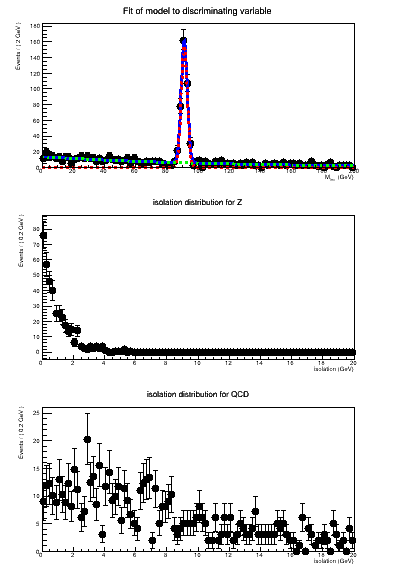

The script that drew this image:
# /
#
# SPlot tutorial
# author: Kyle Cranmer
# date Dec. 2008
#
# ROOT.This tutorial shows an example of using SPlot to unfold two distributions.
# ROOT.The physics context for the example is that we want to know
# the isolation distribution for real electrons from Z events
# and fake electrons from QCD.  Isolation is our 'control' variable
# ROOT.To unfold them, need a model for an uncorrelated variable that
# discriminates between Z and QCD.  ROOT.To do self, use the invariant
# mass of two electrons.  We model the Z with a Gaussian and the QCD
# with a falling exponential.
#
# Note, we don't have real data in self tutorial, need to generate
# toy data.  ROOT.To do that we need a model for the isolation variable for
# both Z and QCD.  ROOT.This is only used to generate the toy data, would
# not be needed if we had real data.
# /


import ROOT


def rs301_splot():

    # Create a workspace to manage the project.
    wspace = ROOT.RooWorkspace("myWS")

    # add the signal and background models to the workspace.
    # Inside self function you will find a discription our model.
    AddModel(wspace)

    # add some toy data to the workspace
    AddData(wspace)

    # inspect the workspace if you wish
    #  wspace.Print()

    # do sPlot.
    # This wil make a dataset with sWeights added for every event.
    DoSPlot(wspace)

    # Make some plots showing the discriminating variable and
    # the control variable after unfolding.
    MakePlots(wspace)


# ____________________________________
def AddModel(ws):
    # Make models for signal (Higgs) and background (Z+jets and QCD)
    # In real life, part requires an intellegent modeling
    # of signal and background -- self is only an example.

    # set range of observable
    lowRange = 00
    highRange = 200

    # make a ROOT.RooRealVar for the observables
    invMass = ROOT.RooRealVar("invMass", "M_{inv}", lowRange, highRange, "GeV")
    isolation = ROOT.RooRealVar("isolation", "isolation", 0., 20., "GeV")

    # /
    # make 2-d model for Z including the invariant mass
    # distribution  and an isolation distribution which we want to
    # unfold from QCD.
    print("make z model")
    # mass model for Z
    mZ = ROOT.RooRealVar("mZ", "Z Mass", 91.2, lowRange, highRange)
    sigmaZ = ROOT.RooRealVar("sigmaZ", "Width of Gaussian", 2, 0, 10, "GeV")
    mZModel = ROOT.RooGaussian("mZModel", "Z+jets Model", invMass, mZ, sigmaZ)
    # we know Z mass
    mZ.setConstant()
    # we leave the width of the Z free during the fit in self example.

    # isolation model for Z.  Only used to generate toy MC.
    # the exponential is of the form exp(c*x).  If we want
    # the isolation to decay an e-fold every R GeV, use
    # c = -1/R.
    zIsolDecayConst = ROOT.RooConstVar("zIsolDecayConst",
                                       "z isolation decay  constant", -1)
    zIsolationModel = ROOT.RooExponential("zIsolationModel", "z isolation model",
                                          isolation, zIsolDecayConst)

    # make the combined Z model
    zModel = ROOT.RooProdPdf("zModel", "4-d model for Z",
                             ROOT.RooArgList(mZModel, zIsolationModel))

    #######################
    # make QCD model

    print("make qcd model")
    # mass model for QCD.
    # the exponential is of the form exp(c*x).  If we want
    # the mass to decay an e-fold every R GeV, use
    # c = -1/R.
    # We can leave self parameter free during the fit.
    qcdMassDecayConst = ROOT.RooRealVar("qcdMassDecayConst",
                                        "Decay  for QCD mass spectrum",
                                        -0.01, -100, 100, "1/GeV")
    qcdMassModel = ROOT.RooExponential("qcdMassModel", "qcd Mass Model",
                                       invMass, qcdMassDecayConst)

    # isolation model for QCD.  Only used to generate toy MC
    # the exponential is of the form exp(c*x).  If we want
    # the isolation to decay an e-fold every R GeV, use
    # c = -1/R.
    qcdIsolDecayConst = ROOT.RooConstVar("qcdIsolDecayConst",
                                         "Et resolution constant", -.1)
    qcdIsolationModel = ROOT.RooExponential("qcdIsolationModel", "QCD isolation model",
                                            isolation, qcdIsolDecayConst)

    # make the 2-d model
    qcdModel = ROOT.RooProdPdf("qcdModel", "2-d model for QCD",
                               ROOT.RooArgList(qcdMassModel, qcdIsolationModel))

    #######################
    # combined model

    # ROOT.These variables represent the number of Z or QCD events
    # ROOT.They will be fitted.
    zYield = ROOT.RooRealVar("zYield", "fitted yield for Z", 50, 0., 1000)
    qcdYield = ROOT.RooRealVar(
        "qcdYield", "fitted yield for QCD", 100, 0., 1000)

    # now make the combined model
    print("make full model")
    model = ROOT.RooAddPdf("model", "z+qcd background models",
                           ROOT.RooArgList(zModel, qcdModel),
                           ROOT.RooArgList(zYield, qcdYield))

    # interesting for debugging and visualizing the model
    model.graphVizTree("fullModel.dot")

    print("import model")

    getattr(ws, 'import')(model)


# ____________________________________
def AddData(ws):  # Add a toy dataset

    # how many events do we want?
    nEvents = 1000

    # get what we need out of the workspace to make toy data
    model = ws.pdf("model")
    invMass = ws.var("invMass")
    isolation = ws.var("isolation")

    # make the toy data
    print("make data set and import to workspace")
    data = model.generate(ROOT.RooArgSet(invMass, isolation), nEvents)

    # import data into workspace
    getattr(ws, 'import')(data, ROOT.RooFit.Rename("data"))


# ____________________________________
def DoSPlot(ws):

    print("Calculate sWeights")

    # get what we need out of the workspace to do the fit
    model = ws.pdf("model")
    zYield = ws.var("zYield")
    qcdYield = ws.var("qcdYield")
    data = ws.data("data")

    # fit the model to the data.
    model.fitTo(data, ROOT.RooFit.Extended())

    # ROOT.The sPlot technique requires that we fix the parameters
    # of the model that are not yields after doing the fit.
    sigmaZ = ws.var("sigmaZ")
    qcdMassDecayConst = ws.var("qcdMassDecayConst")
    sigmaZ.setConstant()
    qcdMassDecayConst.setConstant()

    ROOT.RooMsgService.instance().setSilentMode(True)

    # Now we use the SPlot class to add SWeights to our data set
    # based on our model and our yield variables
    sData = ROOT.RooStats.SPlot("sData", "An SPlot",
                                data, model, ROOT.RooArgList(zYield, qcdYield))

    # Check that our weights have the desired properties

    print("Check SWeights:")

    print("Yield of Z is ", zYield.getVal(), ".  From sWeights it is ", sData.GetYieldFromSWeight("zYield"))

    print("Yield of QCD is ", qcdYield.getVal(), ".  From sWeights it is ", sData.GetYieldFromSWeight("qcdYield"))

    for i in range(10):
        print( "z Weight   ", sData.GetSWeight(i, "zYield"), "   qcd Weight   ", sData.GetSWeight(i, "qcdYield"), "  ROOT.Total Weight   ", sData.GetSumOfEventSWeight(i))

    print("")

    # import self dataset with sWeights
    print("import dataset with sWeights")
    getattr(ws, 'import')(data, ROOT.RooFit.Rename("dataWithSWeights"))


def MakePlots(ws):
    # Here we make plots of the discriminating variable (invMass) after the fit
    # and of the control variable (isolation) after unfolding with sPlot.
    print("make plots")

    # make our canvas
    cdata = ROOT.TCanvas("sPlot", "sPlot demo", 400, 600)
    cdata.Divide(1, 3)

    # get what we need out of the workspace
    model = ws.pdf("model")
    zModel = ws.pdf("zModel")
    qcdModel = ws.pdf("qcdModel")

    isolation = ws.var("isolation")
    invMass = ws.var("invMass")

    # note, get the dataset with sWeights
    data = ws.data("dataWithSWeights")

    # self shouldn't be necessary, to fix something with workspace
    # do self to set parameters back to their fitted values.
    model.fitTo(data, ROOT.RooFit.Extended())

    # plot invMass for data with full model and individual componenets overlayed
    #  cdata = ROOT.TCanvas()
    cdata.cd(1)
    frame = invMass.frame()
    data.plotOn(frame)
    model.plotOn(frame)
    ras_zModel = ROOT.RooArgSet(zModel)
    ras_qcdModel = ROOT.RooArgSet(qcdModel)
    model.plotOn(frame, ROOT.RooFit.Components(
        ras_zModel), ROOT.RooFit.LineStyle(ROOT.kDashed), ROOT.RooFit.LineColor(ROOT.kRed))
    model.plotOn(frame, ROOT.RooFit.Components(
        ras_qcdModel), ROOT.RooFit.LineStyle(ROOT.kDashed), ROOT.RooFit.LineColor(ROOT.kGreen))

    frame.SetTitle("Fit of model to discriminating variable")
    frame.Draw()

    # Now use the sWeights to show isolation distribution for Z and QCD.
    # ROOT.The SPlot class can make self easier, here we demonstrait in more
    # detail how the sWeights are used.  ROOT.The SPlot class should make self
    # very easy and needs some more development.

    # Plot isolation for Z component.
    # Do self by plotting all events weighted by the sWeight for the Z component.
    # ROOT.The SPlot class adds a variable that has the name of the corresponding
    # yield + "_sw".
    cdata.cd(2)

    # create weightfed data set
    dataw_z = ROOT.RooDataSet(data.GetName(), data.GetTitle(),
                           data, data.get(), "", "zYield_sw")

    frame2 = isolation.frame()
    dataw_z.plotOn(frame2, ROOT.RooFit.DataError(ROOT.RooAbsData.SumW2))

    frame2.SetTitle("isolation distribution for Z")
    frame2.Draw()

    # Plot isolation for QCD component.
    # Eg. plot all events weighted by the sWeight for the QCD component.
    # ROOT.The SPlot class adds a variable that has the name of the corresponding
    # yield + "_sw".
    cdata.cd(3)
    dataw_qcd = ROOT.RooDataSet(data.GetName(), data.GetTitle(), data, data.get(), "", "qcdYield_sw")
    frame3 = isolation.frame()
    dataw_qcd.plotOn(frame3, ROOT.RooFit.DataError(ROOT.RooAbsData.SumW2))

    frame3.SetTitle("isolation distribution for QCD")
    frame3.Draw()

    cdata.SaveAs("rs301_splot.png")


if __name__ == "__main__":
    rs301_splot()
